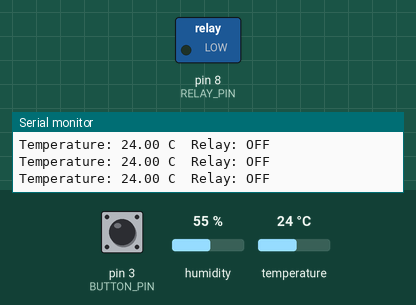
A sketch run on a simulated Arduino Uno, built with avr-gcc and run on an emulated ATmega328P. Shown: switched loads named in the sketch (green lamp = pin HIGH), the last lines printed to the serial monitor. Dashed ring = blinking. Inputs (shaded band) come from the test bench; at power-on: pin 3 (BUTTON_PIN) HIGH, temperature 24 °C, humidity 55 %.

Above: at 2.8 s.
2.9 s: pin 3 (BUTTON_PIN) pulled LOW for 3.2 s
At 3.16 s:
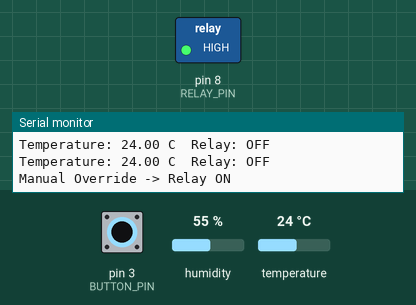
7.6 s: temperature set to 31.6 °C
10.1 s: temperature set to 32.7 °C
At 11.4 s:
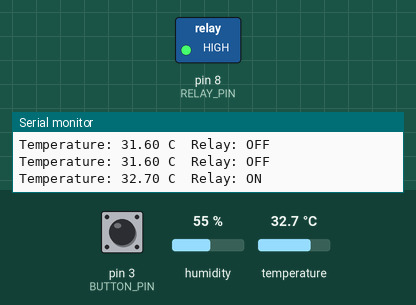
13.4 s: pin 3 (BUTTON_PIN) pulled LOW for 1.2 s
At 14.09 s:
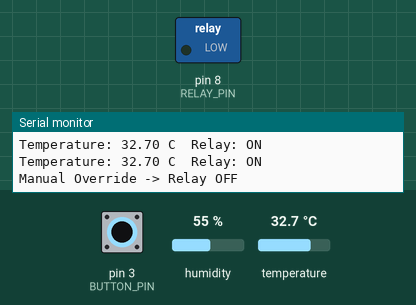
16.1 s: temperature set to 28.3 °C
18.4 s: temperature set to 27.5 °C
At 19.9 s:
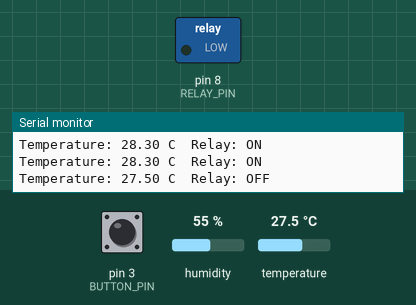
Timing chart, 0 to 21.4 s (numbered marks = the images above; inputs shaded):
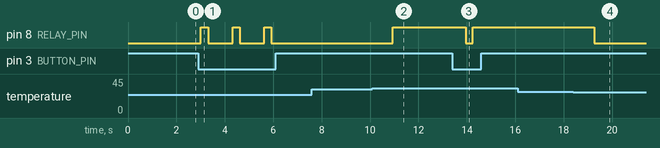

Measured:
- the behaviour switches between 32 and 32.1 °C on temperature (found by bisection; images 1 and 2)
- after the input at 2.9 s, pin 8 (RELAY_PIN): alternates HIGH for 0.30 s and LOW for 1.0 s, starting after 0.11 s
- after the input at 10.1 s, pin 8 (RELAY_PIN): LOW → HIGH after 0.84 s
- after the input at 13.4 s, pin 8 (RELAY_PIN): HIGH → LOW after 0.55 s, → HIGH 0.30 s later
- after the input at 18.4 s, pin 8 (RELAY_PIN): HIGH → LOW after 0.87 s

The sketch:

relay_control.ino
```cpp
#include <DHT.h>

#define DHTPIN 2
#define DHTTYPE DHT22

#define RELAY_PIN 8
#define BUTTON_PIN 3

DHT dht(DHTPIN, DHTTYPE);

bool relayState = false;

void setup() {
  Serial.begin(9600);
  dht.begin();

  pinMode(RELAY_PIN, OUTPUT);
  pinMode(BUTTON_PIN, INPUT_PULLUP);

  digitalWrite(RELAY_PIN, LOW);
}

void loop() {

  float temp = dht.readTemperature();

  if (isnan(temp)) {
    Serial.println("Failed to read sensor!");
    delay(1000);
    return;
  }

  // Manual Override
  if (digitalRead(BUTTON_PIN) == LOW) {
    relayState = !relayState;
    digitalWrite(RELAY_PIN, relayState);

    Serial.print("Manual Override -> Relay ");
    Serial.println(relayState ? "ON" : "OFF");

    delay(300);
  }

  // Automatic Control
  if (temp > 32) {
    relayState = true;
  }

  if (temp < 28) {
    relayState = false;
  }

  digitalWrite(RELAY_PIN, relayState);

  Serial.print("Temperature: ");
  Serial.print(temp);
  Serial.print(" C  Relay: ");

  if (relayState)
    Serial.println("ON");
  else
    Serial.println("OFF");

  delay(1000);
}
```
